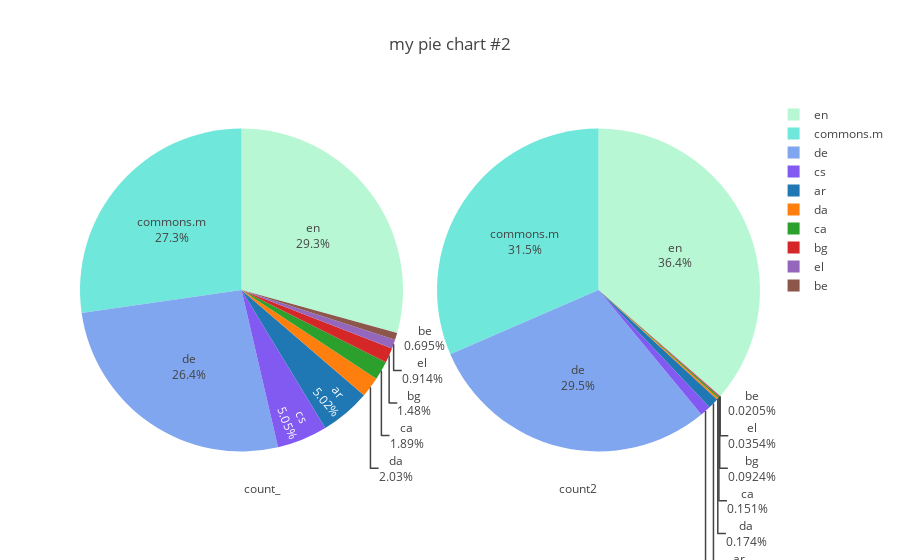

Source (notebook cell):
### Markdown cell above
## More complex chart

### Code cell
%kql PageViews | summarize count() by Language | sort by count_ | extend count2 = count_*count_ | limit 10 | render piechart title='my pie chart #2'

### Figure 1 — Plotly figure (JSON) as saved in the notebook; plotly's stock layout.template omitted (floating-point values rounded to 4 significant figures)
{"data": [{"domain": {"x": [0, 0.475], "y": [0, 1]}, "labels": ["en", "commons.m", "de", "cs", "ar", "da", "ca", "bg", "el", "be"], "marker": {"colors": ["rgb(184, 247, 212)", "rgb(111, 231, 219)", "rgb(127, 166, 238)", "rgb(131, 90, 241)"]}, "name": "count_", "textinfo": "label+percent", "type": "pie", "uid": "2826bd26-aa8b-11e8-9a5c-bc838521da56", "values": [16266774, 15137646, 14641824, 2804334, 2785242, 1125036, 1048386, 819522, 507336, 385806]}, {"domain": {"x": [0.525, 1], "y": [0, 1]}, "labels": ["en", "commons.m", "de", "cs", "ar", "da", "ca", "bg", "el", "be"], "marker": {"colors": ["rgb(184, 247, 212)", "rgb(111, 231, 219)", "rgb(127, 166, 238)", "rgb(131, 90, 241)"]}, "name": "count2", "textinfo": "label+percent", "type": "pie", "uid": "2826bd27-aa8b-11e8-bb65-bc838521da56", "values": [264607936367076, 229148326421316, 214383010046976, 7864289183556, 7757572998564, 1265706001296, 1099113204996, 671616308484, 257389816896, 148846269636]}], "layout": {"annotations": [{"showarrow": false, "text": "count_", "x": 0.2375, "y": -0.05}, {"showarrow": false, "text": "count2", "x": 0.7625, "y": -0.05}], "showlegend": true, "title": "my pie chart #2"}}
